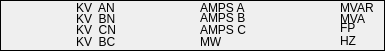
  <widget class="QFrame" name="frame">
   <property name="geometry">
    <rect>
     <x>113</x>
     <y>202</y>
     <width>385</width>
     <height>51</height>
    </rect>
   </property>
   <property name="frameShape">
    <enum>QFrame::Box</enum>
   </property>
   <property name="frameShadow">
    <enum>QFrame::Plain</enum>
   </property>
   <widget class="QLabel" name="lbkvan">
    <property name="geometry">
     <rect>
      <x>20</x>
      <y>1</y>
      <width>46</width>
      <height>13</height>
     </rect>
    </property>
    <property name="text">
     <string/>
    </property>
   </widget>
   <widget class="QLabel" name="lbkvanT">
    <property name="geometry">
     <rect>
      <x>76</x>
      <y>1</y>
      <width>46</width>
      <height>13</height>
     </rect>
    </property>
    <property name="text">
     <string>KV  AN</string>
    </property>
   </widget>
   <widget class="QLabel" name="lbkban_2">
    <property name="geometry">
     <rect>
      <x>20</x>
      <y>12</y>
      <width>46</width>
      <height>13</height>
     </rect>
    </property>
    <property name="text">
     <string/>
    </property>
   </widget>
   <widget class="QLabel" name="lbkvbnT">
    <property name="geometry">
     <rect>
      <x>76</x>
      <y>12</y>
      <width>46</width>
      <height>13</height>
     </rect>
    </property>
    <property name="text">
     <string>KV  BN</string>
    </property>
   </widget>
   <widget class="QLabel" name="lbkvbcT">
    <property name="geometry">
     <rect>
      <x>76</x>
      <y>35</y>
      <width>46</width>
      <height>13</height>
     </rect>
    </property>
    <property name="text">
     <string>KV  BC</string>
    </property>
   </widget>
   <widget class="QLabel" name="lbkvcn">
    <property name="geometry">
     <rect>
      <x>20</x>
      <y>23</y>
      <width>46</width>
      <height>13</height>
     </rect>
    </property>
    <property name="text">
     <string/>
    </property>
   </widget>
   <widget class="QLabel" name="lbkvbc">
    <property name="geometry">
     <rect>
      <x>20</x>
      <y>35</y>
      <width>46</width>
      <height>13</height>
     </rect>
    </property>
    <property name="text">
     <string/>
    </property>
   </widget>
   <widget class="QLabel" name="lbkvcnT">
    <property name="geometry">
     <rect>
      <x>76</x>
      <y>23</y>
      <width>46</width>
      <height>13</height>
     </rect>
    </property>
    <property name="text">
     <string>KV  CN</string>
    </property>
   </widget>
   <widget class="QLabel" name="lbHwT">
    <property name="geometry">
     <rect>
      <x>200</x>
      <y>35</y>
      <width>46</width>
      <height>13</height>
     </rect>
    </property>
    <property name="text">
     <string>MW</string>
    </property>
   </widget>
   <widget class="QLabel" name="lbAMPScT">
    <property name="geometry">
     <rect>
      <x>200</x>
      <y>23</y>
      <width>46</width>
      <height>13</height>
     </rect>
    </property>
    <property name="text">
     <string>AMPS C</string>
    </property>
   </widget>
   <widget class="QLabel" name="lbampsa">
    <property name="geometry">
     <rect>
      <x>144</x>
      <y>1</y>
      <width>46</width>
      <height>13</height>
     </rect>
    </property>
    <property name="text">
     <string/>
    </property>
   </widget>
   <widget class="QLabel" name="lbAMPSc">
    <property name="geometry">
     <rect>
      <x>144</x>
      <y>23</y>
      <width>46</width>
      <height>13</height>
     </rect>
    </property>
    <property name="text">
     <string/>
    </property>
   </widget>
   <widget class="QLabel" name="lbampsaT">
    <property name="geometry">
     <rect>
      <x>200</x>
      <y>1</y>
      <width>46</width>
      <height>13</height>
     </rect>
    </property>
    <property name="text">
     <string>AMPS A</string>
    </property>
   </widget>
   <widget class="QLabel" name="lbAMPSb">
    <property name="geometry">
     <rect>
      <x>144</x>
      <y>11</y>
      <width>46</width>
      <height>13</height>
     </rect>
    </property>
    <property name="text">
     <string/>
    </property>
   </widget>
   <widget class="QLabel" name="lbHw">
    <property name="geometry">
     <rect>
      <x>144</x>
      <y>35</y>
      <width>46</width>
      <height>13</height>
     </rect>
    </property>
    <property name="text">
     <string/>
    </property>
   </widget>
   <widget class="QLabel" name="lbAMPSbT">
    <property name="geometry">
     <rect>
      <x>200</x>
      <y>11</y>
      <width>46</width>
      <height>13</height>
     </rect>
    </property>
    <property name="text">
     <string>AMPS B</string>
    </property>
   </widget>
   <widget class="QLabel" name="lbhzT">
    <property name="geometry">
     <rect>
      <x>340</x>
      <y>34</y>
      <width>46</width>
      <height>13</height>
     </rect>
    </property>
    <property name="text">
     <string>HZ</string>
    </property>
   </widget>
   <widget class="QLabel" name="lbfpT">
    <property name="geometry">
     <rect>
      <x>340</x>
      <y>21</y>
      <width>46</width>
      <height>13</height>
     </rect>
    </property>
    <property name="text">
     <string>FP</string>
    </property>
   </widget>
   <widget class="QLabel" name="lvmvarT">
    <property name="geometry">
     <rect>
      <x>340</x>
      <y>1</y>
      <width>46</width>
      <height>13</height>
     </rect>
    </property>
    <property name="text">
     <string>MVAR</string>
    </property>
   </widget>
   <widget class="QLabel" name="lvmvar">
    <property name="geometry">
     <rect>
      <x>284</x>
      <y>1</y>
      <width>46</width>
      <height>13</height>
     </rect>
    </property>
    <property name="text">
     <string/>
    </property>
   </widget>
   <widget class="QLabel" name="lbmvaT">
    <property name="geometry">
     <rect>
      <x>340</x>
      <y>12</y>
      <width>46</width>
      <height>13</height>
     </rect>
    </property>
    <property name="text">
     <string>MVA</string>
    </property>
   </widget>
   <widget class="QLabel" name="lbhz">
    <property name="geometry">
     <rect>
      <x>284</x>
      <y>34</y>
      <width>46</width>
      <height>13</height>
     </rect>
    </property>
    <property name="text">
     <string/>
    </property>
   </widget>
   <widget class="QLabel" name="lbmva">
    <property name="geometry">
     <rect>
      <x>284</x>
      <y>12</y>
      <width>46</width>
      <height>13</height>
     </rect>
    </property>
    <property name="text">
     <string/>
    </property>
   </widget>
   <widget class="QLabel" name="lbfp">
    <property name="geometry">
     <rect>
      <x>284</x>
      <y>21</y>
      <width>46</width>
      <height>13</height>
     </rect>
    </property>
    <property name="text">
     <string/>
    </property>
   </widget>
  </widget>
